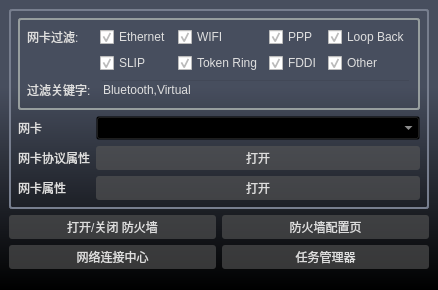
<?xml version="1.0" encoding="UTF-8"?>
<ui version="4.0">
 <class>NetConfigTool</class>
 <widget class="QMainWindow" name="NetConfigTool">
  <property name="windowModality">
   <enum>Qt::NonModal</enum>
  </property>
  <property name="geometry">
   <rect>
    <x>0</x>
    <y>0</y>
    <width>428</width>
    <height>280</height>
   </rect>
  </property>
  <property name="contextMenuPolicy">
   <enum>Qt::NoContextMenu</enum>
  </property>
  <property name="windowTitle">
   <string>NetConfigTool</string>
  </property>
  <property name="styleSheet">
   <string notr="true">#centralwidget{background: qlineargradient(x1:1,y1:1,x2:1,y2:0,stop:0 #000000, stop:0.7 #474e5e);}
QWidget{color: rgb(223, 223, 223);}
QPushButton{border-radius: 3px;border:0px solid transparent;background-color:rgba(88,88,88,150);color:#DDDDDD;height:24;}
QPushButton:hover{background: qlineargradient(x1:1,y1:1,x2:1,y2:0,stop:0 #f4716e, stop:0.5 transparent);}
QPushButton:pressed{background: qlineargradient(x1:1,y1:1,x2:1,y2:0,stop:0 #42f875, stop:0.5 transparent);}
QPushButton::disabled{background-color:#7d7d7d;}
QLineEdit{background-color:transparent;}
QComboBox{background-color:transparent;}
QComboBox QAbstractItemView{background-color:transparent;}</string>
  </property>
  <property name="toolButtonStyle">
   <enum>Qt::ToolButtonIconOnly</enum>
  </property>
  <widget class="QWidget" name="centralwidget">
   <layout class="QGridLayout" name="gridLayout_5">
    <property name="leftMargin">
     <number>0</number>
    </property>
    <property name="topMargin">
     <number>0</number>
    </property>
    <property name="rightMargin">
     <number>0</number>
    </property>
    <property name="bottomMargin">
     <number>0</number>
    </property>
    <property name="spacing">
     <number>0</number>
    </property>
    <item row="0" column="0">
     <widget class="QWidget" name="widget_2" native="true">
      <layout class="QGridLayout" name="gridLayout">
       <property name="leftMargin">
        <number>9</number>
       </property>
       <property name="topMargin">
        <number>9</number>
       </property>
       <property name="bottomMargin">
        <number>9</number>
       </property>
       <item row="2" column="1">
        <widget class="QPushButton" name="pushButton_task_">
         <property name="text">
          <string>任务管理器</string>
         </property>
        </widget>
       </item>
       <item row="1" column="0" colspan="2">
        <widget class="QWidget" name="widget_5" native="true">
         <layout class="QHBoxLayout" name="horizontalLayout_4">
          <property name="leftMargin">
           <number>0</number>
          </property>
          <property name="topMargin">
           <number>0</number>
          </property>
          <property name="rightMargin">
           <number>0</number>
          </property>
          <property name="bottomMargin">
           <number>0</number>
          </property>
          <item>
           <widget class="QPushButton" name="pushButton_fire_wall">
            <property name="minimumSize">
             <size>
              <width>143</width>
              <height>0</height>
             </size>
            </property>
            <property name="text">
             <string>打开/关闭 防火墙</string>
            </property>
           </widget>
          </item>
          <item>
           <widget class="QPushButton" name="pushButton_set_firewall">
            <property name="text">
             <string>防火墙配置页</string>
            </property>
           </widget>
          </item>
         </layout>
        </widget>
       </item>
       <item row="2" column="0">
        <widget class="QPushButton" name="pushButton_net_cen">
         <property name="text">
          <string>网络连接中心</string>
         </property>
        </widget>
       </item>
       <item row="3" column="0" colspan="2">
        <widget class="QWidget" name="widget_4" native="true">
         <property name="sizePolicy">
          <sizepolicy hsizetype="Preferred" vsizetype="Maximum">
           <horstretch>0</horstretch>
           <verstretch>0</verstretch>
          </sizepolicy>
         </property>
         <layout class="QHBoxLayout" name="horizontalLayout_3">
          <property name="spacing">
           <number>6</number>
          </property>
          <property name="leftMargin">
           <number>0</number>
          </property>
          <property name="topMargin">
           <number>0</number>
          </property>
          <property name="rightMargin">
           <number>0</number>
          </property>
          <property name="bottomMargin">
           <number>0</number>
          </property>
         </layout>
        </widget>
       </item>
       <item row="10" column="0" colspan="2">
        <widget class="QWidget" name="widget_3" native="true">
         <property name="sizePolicy">
          <sizepolicy hsizetype="Preferred" vsizetype="Maximum">
           <horstretch>0</horstretch>
           <verstretch>0</verstretch>
          </sizepolicy>
         </property>
         <layout class="QHBoxLayout" name="horizontalLayout_2">
          <property name="leftMargin">
           <number>0</number>
          </property>
          <property name="topMargin">
           <number>0</number>
          </property>
          <property name="rightMargin">
           <number>0</number>
          </property>
          <property name="bottomMargin">
           <number>0</number>
          </property>
         </layout>
        </widget>
       </item>
       <item row="0" column="0" colspan="2">
        <widget class="QWidget" name="widget" native="true">
         <property name="styleSheet">
          <string notr="true">#widget{border-radius: 3px;border: 2px solid #777e8e;}</string>
         </property>
         <layout class="QGridLayout" name="gridLayout_2">
          <item row="2" column="1">
           <widget class="QPushButton" name="pushButton_ip_attr">
            <property name="text">
             <string>打开</string>
            </property>
           </widget>
          </item>
          <item row="3" column="1">
           <widget class="QPushButton" name="pushButton_attr">
            <property name="text">
             <string>打开</string>
            </property>
           </widget>
          </item>
          <item row="3" column="0">
           <widget class="QLabel" name="label_3">
            <property name="text">
             <string>网卡属性</string>
            </property>
           </widget>
          </item>
          <item row="2" column="0">
           <widget class="QLabel" name="label_4">
            <property name="text">
             <string>网卡协议属性</string>
            </property>
           </widget>
          </item>
          <item row="1" column="1">
           <widget class="QComboBox" name="comboBox_net">
            <property name="sizePolicy">
             <sizepolicy hsizetype="Expanding" vsizetype="Fixed">
              <horstretch>0</horstretch>
              <verstretch>0</verstretch>
             </sizepolicy>
            </property>
            <property name="minimumSize">
             <size>
              <width>0</width>
              <height>24</height>
             </size>
            </property>
           </widget>
          </item>
          <item row="1" column="0">
           <widget class="QLabel" name="label_2">
            <property name="sizePolicy">
             <sizepolicy hsizetype="Maximum" vsizetype="Preferred">
              <horstretch>0</horstretch>
              <verstretch>0</verstretch>
             </sizepolicy>
            </property>
            <property name="text">
             <string>网卡</string>
            </property>
           </widget>
          </item>
          <item row="0" column="0" colspan="2">
           <widget class="QWidget" name="widget_6" native="true">
            <property name="styleSheet">
             <string notr="true">#widget_6{border-radius: 3px;border: 2px solid #979e9e;}</string>
            </property>
            <layout class="QGridLayout" name="gridLayout_3">
             <item row="1" column="1">
              <widget class="QCheckBox" name="checkBox_SLIP">
               <property name="text">
                <string>SLIP</string>
               </property>
               <property name="checked">
                <bool>true</bool>
               </property>
              </widget>
             </item>
             <item row="0" column="1">
              <widget class="QCheckBox" name="checkBox_ETHERNET">
               <property name="text">
                <string>Ethernet</string>
               </property>
               <property name="checked">
                <bool>true</bool>
               </property>
              </widget>
             </item>
             <item row="1" column="3">
              <widget class="QCheckBox" name="checkBox_FDDI">
               <property name="text">
                <string>FDDI</string>
               </property>
               <property name="checked">
                <bool>true</bool>
               </property>
              </widget>
             </item>
             <item row="0" column="2">
              <widget class="QCheckBox" name="checkBox_WIFI">
               <property name="text">
                <string>WIFI</string>
               </property>
               <property name="checked">
                <bool>true</bool>
               </property>
              </widget>
             </item>
             <item row="0" column="0">
              <widget class="QLabel" name="label_rule">
               <property name="text">
                <string>网卡过滤: </string>
               </property>
              </widget>
             </item>
             <item row="1" column="2">
              <widget class="QCheckBox" name="checkBox_TOKENRING">
               <property name="text">
                <string>Token Ring</string>
               </property>
               <property name="checked">
                <bool>true</bool>
               </property>
              </widget>
             </item>
             <item row="1" column="4">
              <widget class="QCheckBox" name="checkBox_OTHER">
               <property name="text">
                <string>Other</string>
               </property>
               <property name="checked">
                <bool>true</bool>
               </property>
              </widget>
             </item>
             <item row="0" column="4">
              <widget class="QCheckBox" name="checkBox_LOOPBACK">
               <property name="text">
                <string>Loop Back</string>
               </property>
               <property name="checked">
                <bool>true</bool>
               </property>
              </widget>
             </item>
             <item row="0" column="3">
              <widget class="QCheckBox" name="checkBox_PPP">
               <property name="text">
                <string>PPP</string>
               </property>
               <property name="checked">
                <bool>true</bool>
               </property>
              </widget>
             </item>
             <item row="2" column="0">
              <widget class="QLabel" name="label_word">
               <property name="text">
                <string>过滤关键字: </string>
               </property>
              </widget>
             </item>
             <item row="2" column="1" colspan="4">
              <widget class="QLineEdit" name="lineEdit">
               <property name="text">
                <string>Bluetooth,Virtual</string>
               </property>
              </widget>
             </item>
            </layout>
           </widget>
          </item>
         </layout>
        </widget>
       </item>
      </layout>
     </widget>
    </item>
   </layout>
  </widget>
 </widget>
 <resources/>
 <connections/>
</ui>
